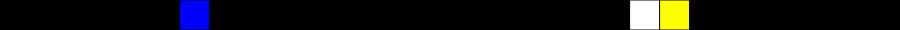
Frame 1 (no input)
Frame 60 (no input): identical to frame 1, image omitted
Frame 120 (the mouse pressed at the canvas centre since frame 60): identical to frame 1, image omitted

The p5.js sketch that drew this single still picture (run headless with seeded random() and noise() and a simulated clock; from frame 60 on, the mouse is pressed at the canvas centre):

// p5.js sketch
// ── sketch.js
/* /////////////////////////////////////

  DESIGN 6397: Design for Physical Interaction
  February 9, 2024
  Marcelo Coelho

*/ /////////////////////////////////////


let displaySize = 30;   // how many pixels are visible in the game
let pixelSize = 30;     // how big each 'pixel' looks on screen

let playerOne;    // Adding 2 players to the game
let playerTwo;
let target;       // and one target for players to catch.

let display;      // Aggregates our final visual output before showing it on the screen

let controller;   // This is where the state machine and game logic lives

let collisionAnimation;   // Where we store and manage the collision animation

let score;        // Where we keep track of score and winner



function setup() {

  createCanvas((displaySize*pixelSize), pixelSize);     // dynamically sets canvas size

  display = new Display(displaySize, pixelSize);        //Initializing the display

  playerOne = new Player(color(255,255,255), parseInt(random(0,displaySize)), displaySize);   // Initializing players
  playerTwo = new Player(color(0,0,255), parseInt(random(0,displaySize)), displaySize);

  target = new Player(color(255,255,0), parseInt(random(0,displaySize)), displaySize);    // Initializing target using the Player class 

  collisionAnimation = new Animation();     // Initializing animation

  controller = new Controller();            // Initializing controller

  score = {max:3, winner:color(0,0,0)};     // score stores max number of points, and color 

}

function draw() {

  // start with a blank screen
  background(0, 0, 0);    

  // Runs state machine at determined framerate
  controller.update();

  // After we've updated our states, we show the current one 
  display.show();


}



// ── animation.js


class Animation {


    constructor() {
 
        this.numberOfFrames = 30;    // how many frames the animation has 
        this.pixels = 30;            // how wide the animation is
        
        // Multidimensional arrays in javascript are a bit silly
        // I recommend you watch this to understand what is happening next: https://www.youtube.com/watch?v=OTNpiLUSiB4
        this.animation = new Array(this.numberOfFrames);
       
        this.currentFrameCount = -1;       // this tracks what frame we are currently reading

        // The animation mimics an explosion and this variable tracks where the wave is in the display
        let k = 0;

        // Build up the array in this for loop
        for (let i = 0; i < this.numberOfFrames; i++) {
            
            // since javascript can't initialize a 2D array, we need to do this
            this.animation[i] = new Array(this.pixels);     
            
            // populate array with empty/black pixels
            for (let j = 0; j < this.pixels; j++) {
                this.animation[i][j] = color(0, 0, 0);
            }
        
        // Then populate array with animation
        
        // Start from the center
        let center = parseInt(this.pixels/2);
        
        // Animate to the right and left, but guard against out-of-bounds indices
        let rightIdx = k + center;
        let leftIdx = center - k;

        if (rightIdx >= 0 && rightIdx < this.pixels) { // make sure we don't go out of bounds
            this.animation[i][rightIdx] = color(255, 255, 0);
        }

        if (leftIdx >= 0 && leftIdx < this.pixels) { // make sure we don't go out of bounds
            this.animation[i][leftIdx] = color(255, 255, 0);
        }
        
        // Increment animation pixel
        k = k+1; 
    }

    }

    // This function advances animation to next frame and returns current frame number
    currentFrame() {

        this.currentFrameCount = this.currentFrameCount + 1; // advance to next frame

        if (this.currentFrameCount >= this.numberOfFrames) { // loop back to beginning
            this.currentFrameCount = 0;
        }

        return this.currentFrameCount;
    }

    // Returns one pixel at a time
    grabPixel(_index) {
        return this.animation[this.currentFrameCount][_index];
    }

}

// ── controller.js

// This is where your state machines and game logic lives


class Controller {

    // This is the state we start with.
    constructor() {
        this.gameState = "PLAY";
    }
    
    // This is called from draw() in sketch.js with every frame
    update() {

        // STATE MACHINE ////////////////////////////////////////////////
        // This is where your game logic lives
        /////////////////////////////////////////////////////////////////
        switch(this.gameState) {

            // This is the main game state, where the playing actually happens
            case "PLAY":

                // clear screen at frame rate so we always start fresh      
                display.clear();
            
                // show all players in the right place, by adding them to display buffer
                display.setPixel(playerOne.position, playerOne.playerColor);
                display.setPixel(playerTwo.position, playerTwo.playerColor);
                
                
                // now add the target
                display.setPixel(target.position, target.playerColor);

                
                // check if player has caught target
                if (playerOne.position == target.position)  {
                    playerOne.score++;              // increment score
                    this.gameState = "COLLISION";   // go to COLLISION state
                }
                
                // check if other player has caught target        
                if (playerTwo.position == target.position)  {
                    playerTwo.score++;              // increment their score
                    this.gameState = "COLLISION";   // go to COLLISION state
                }

                break;

            // This state is used to play an animation, after a target has been caught by a player 
            case "COLLISION":
                
                 // clear screen at frame rate so we always start fresh      
                 display.clear();

                // play explosion animation one frame at a time.
                // first figure out what frame to show
                let frameToShow = collisionAnimation.currentFrame();    // this grabs number of current frame and increments it 
                
                // then grab every pixel of frame and put it into the display buffer
                for(let i = 0; i < collisionAnimation.pixels; i++) {
                    display.setPixel(i,collisionAnimation.animation[frameToShow][i]);                    
                }

                //check if animation is done and we should move on to another state
                if (frameToShow == collisionAnimation.animation.length-1)  {
                    
                    // We've hit score max, this player wins
                    if (playerOne.score >= score.max) {
                        score.winner = playerOne.playerColor;   // store winning color in score.winner
                        this.gameState = "SCORE";               // go to state that displays score
                    
                    // We've hit score max, this player wins
                    } else if (playerTwo.score >= score.max) {
                        score.winner = playerTwo.playerColor;   // store winning color in score.winner
                        this.gameState = "SCORE";               // go to state that displays score

                    // We haven't hit the max score yet, keep playing    
                    } else {
                        target.position = parseInt(random(0,displaySize));  // move the target to a new random position
                        this.gameState = "PLAY";    // back to play state
                    }
                }

                break;

            // Game is over. Show winner and clean everything up so we can start a new game.
            case "SCORE":       
            
                // reset everyone's score
                playerOne.score = 0;
                playerTwo.score = 0;

                // put the target somewhere else, so we don't restart the game with player and target in the same place
                target.position = parseInt(random(1,displaySize));

                //light up w/ winner color by populating all pixels in buffer with their color
                display.setAllPixels(score.winner);                    

                break;

            // Not used, it's here just for code compliance
            default:
                break;
        }
    }
}




// This function gets called when a key on the keyboard is pressed
function keyPressed() {

    // Move player one to the left if letter A is pressed
    if (key == 'A' || key == 'a') {
        playerOne.move(-1);
      }
    
    // And so on...
    if (key == 'D' || key == 'd') {
    playerOne.move(1);
    }    

    if (key == 'J' || key == 'j') {
    playerTwo.move(-1);
    }
    
    if (key == 'L' || key == 'l') {
    playerTwo.move(1);
    }
    
    // When you press the letter R, the game resets back to the play state
    if (key == 'R' || key == 'r') {
    controller.gameState = "PLAY";
    }
  }
// ── display.js
// This is used to aggregrate visual information from all objects before we display them. 
// First we populate display and then we show it to user.
// This is particularly helpful once you start outputting your game to an LED strip, of if you want to have two separate 'screens'


class Display {

    constructor(_displaySize, _pixelSize) {
  
      this.displaySize = _displaySize;
      this.pixelSize = _pixelSize;
      this.initColor = color(0, 0, 0);      // black color
      this.displayBuffer = [];

      // Assign black to all pixels. Black = off
      for(let i = 0; i < this.displaySize; i++){
        this.displayBuffer[i] = this.initColor;
      }
  
    }
  
     // Color a specific pixel in the buffer
    setPixel(  _index,  _color) {
        this.displayBuffer[_index]  = _color;
    }
  

    // Color all pixels in the buffer
    setAllPixels( _color) {
      
      for(let i = 0; i < displaySize; i++) { 
        display.setPixel(i, _color); 
      }
    }


    // Now write it to screen
    // This is the only function in the entire software that writes something directly to the screen. I recommend you keep it this way.
    show() {
      for (let i =0; i< this.displaySize; i++) {
        //noStroke();
        fill(this.displayBuffer[i]);
        rect(i*this.pixelSize,0,this.pixelSize,this.pixelSize);
      }
    }


    
    // Let's empty the display before we start adding things to it again
    clear() {

        for(let i = 0; i < this.displaySize; i++) {    
          this.displayBuffer[i] = this.initColor; 
        }
    }
    

  }
// ── player.js

// This holds some player information, like color and position.
// It also has some player methods for managing how a player moves.


class Player {
  
    constructor(_color, _position, _displaySize) {
        this.playerColor = _color;
        this.position = _position;
        this.score = 0;
        this.displaySize = _displaySize;
    }


    // Move player based on keyboard input
    move(_direction) {

        // increments or decrements player position
        this.position = this.position + _direction;
      
        // if player hits the edge of display, loop around
        if (this.position == -1) {
            this.position = this.displaySize - 1;
        } else if (this.position == this.displaySize) {
            this.position = 0;
        } 
         
    } 
  }
